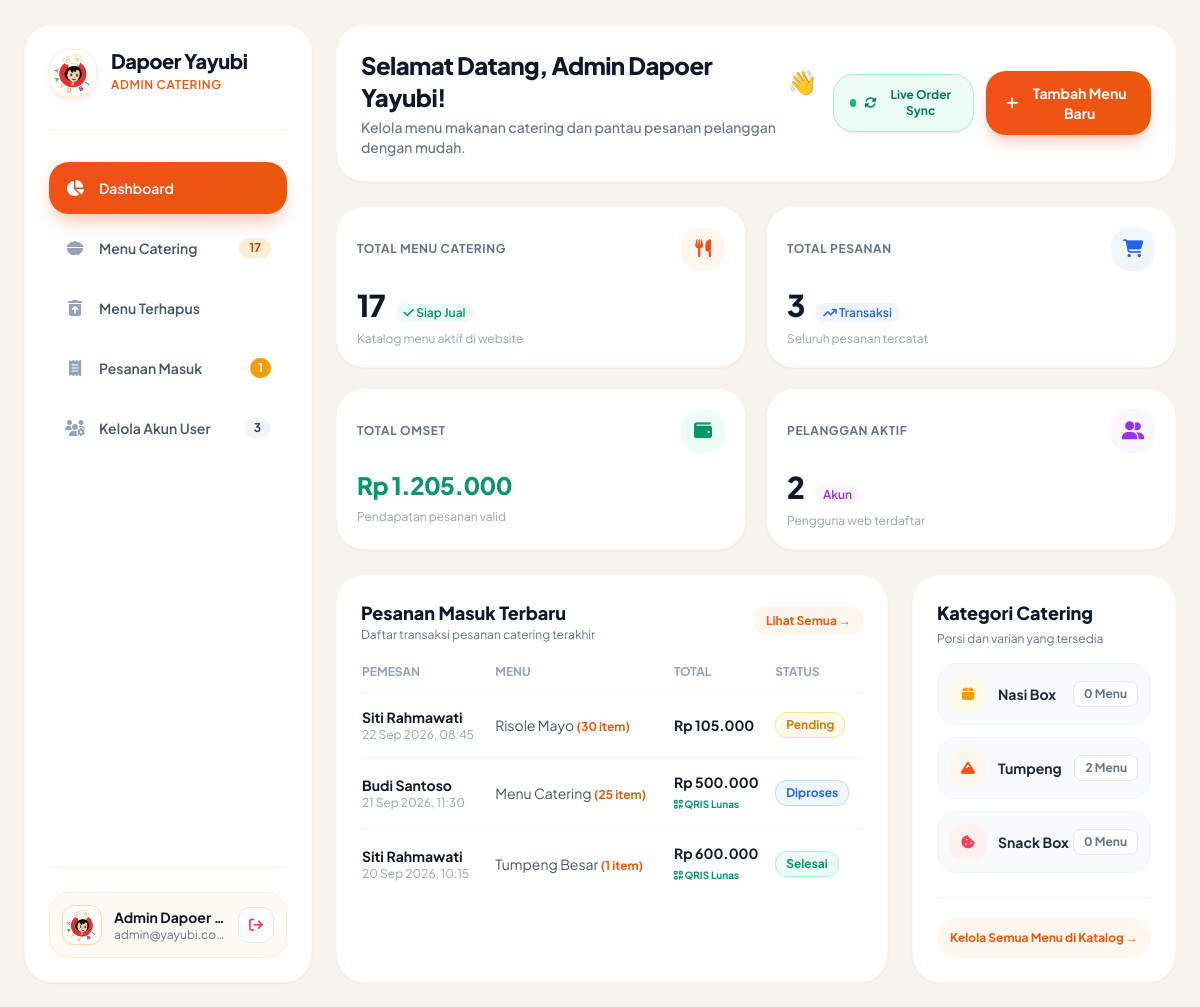
The page /sistem_admin/view/admin/dashboard.php?kategori=Tumpeng (signed in) on the database its author committed.
### tables this page shows
CREATE TABLE `pesanan` (
  `id_pesanan` int(11) NOT NULL AUTO_INCREMENT,
  `id_penjual` int(11) DEFAULT 1,
  `id_pembeli` int(11) DEFAULT NULL,
  `id_produk` int(11) DEFAULT NULL,
  `jumlah` int(11) NOT NULL DEFAULT 1,
  `tanggal_pesanan` datetime DEFAULT current_timestamp(),
  `total_harga` decimal(10,2) NOT NULL DEFAULT 0.00,
  `status` varchar(50) NOT NULL DEFAULT 'Pending',
  `catatan` text DEFAULT NULL,
  PRIMARY KEY (`id_pesanan`),
  KEY `id_penjual` (`id_penjual`),
  KEY `id_pembeli` (`id_pembeli`),
  KEY `id_produk` (`id_produk`),
  CONSTRAINT `pesanan_ibfk_1` FOREIGN KEY (`id_penjual`) REFERENCES `penjual` (`id_penjual`) ON DELETE SET NULL ON UPDATE CASCADE,
  CONSTRAINT `pesanan_ibfk_2` FOREIGN KEY (`id_pembeli`) REFERENCES `pembeli` (`id_pembeli`) ON DELETE SET NULL ON UPDATE CASCADE,
  CONSTRAINT `pesanan_ibfk_3` FOREIGN KEY (`id_produk`) REFERENCES `produk` (`id_produk`) ON DELETE SET NULL ON UPDATE CASCADE
);

CREATE TABLE `pembeli` (
  `id_pembeli` int(11) NOT NULL AUTO_INCREMENT,
  `nama` varchar(255) NOT NULL,
  `email` varchar(255) NOT NULL UNIQUE,
  `password` varchar(255) NOT NULL,
  `no_hp` varchar(20) DEFAULT NULL,
  `alamat` varchar(255) DEFAULT NULL,
  `created_at` timestamp DEFAULT current_timestamp(),
  PRIMARY KEY (`id_pembeli`)
);

CREATE TABLE `produk` (
  `id_produk` int(11) NOT NULL AUTO_INCREMENT,
  `id_penjual` int(11) DEFAULT 1,
  `nama_produk` varchar(100) NOT NULL,
  `kategori` varchar(50) NOT NULL DEFAULT 'Nasi Box',
  `harga` decimal(10,2) NOT NULL DEFAULT 0.00,
  `deskripsi` text DEFAULT NULL,
  `stok` int(11) NOT NULL DEFAULT 0,
  `gambar` varchar(255) DEFAULT 'default.png',
  `status` tinyint(1) NOT NULL DEFAULT 1 COMMENT '1=aktif/tampil, 0=nonaktif/terhapus (soft delete)',
  `created_at` timestamp DEFAULT current_timestamp(),
  PRIMARY KEY (`id_produk`),
  KEY `id_penjual` (`id_penjual`),
  CONSTRAINT `produk_ibfk_1` FOREIGN KEY (`id_penjual`) REFERENCES `penjual` (`id_penjual`) ON DELETE SET NULL ON UPDATE CASCADE
);

### sistem_admin/view/admin/dashboard.php (the view, shortened to what the rows shown need)
<?php
require_once __DIR__ . '/../../controller/produk.controller.php';
require_once __DIR__ . '/../../controller/user.controller.php';
$produkController = new ProdukController($conn);
$produkModel = $produkController->getModel();
$stats = $produkModel->getStatistik();
$pesananList = $produkModel->getAllPesanan();
$adminName = $_SESSION['nama'] ?? 'Admin Catering';
?>
<!DOCTYPE html>
<html lang="id">
<head>
    <link rel="stylesheet" href="https://cdnjs.cloudflare.com/ajax/libs/font-awesome/6.4.2/css/all.min.css">
    <script src="https://cdn.tailwindcss.com"></script>
</head>
<body class="min-h-screen text-slate-800 antialiased flex flex-col lg:flex-row p-3 md:p-6 gap-6">
    <aside class="w-full lg:w-72 bg-white rounded-3xl p-6 shadow-sm border border-brand-100/60 flex flex-col justify-between shrink-0">
        <div>
            <div class="flex items-center gap-3.5 pb-8 border-b border-orange-50">
                <div>
                    <h1 class="font-extrabold text-xl tracking-tight text-slate-900 leading-none">Dapoer Yayubi</h1>
                </div>
            </div>
            <nav class="mt-8 space-y-2" id="sidebar-nav">
                <button onclick="switchTab('tab-pesanan')" id="nav-pesanan" class="nav-btn w-full flex items-center gap-3.5 px-4 py-3.5 rounded-2xl font-semibold text-sm text-slate-600 hover:bg-brand-50 hover:text-brand-600 transition-all duration-200">
                    <i class="fa-solid fa-receipt text-base w-5 text-center text-slate-400"></i>
                    <span>Pesanan Masuk</span>
                    <?php if ($stats['pesanan_pending'] > 0): ?>
                        <span class="ml-auto bg-amber-500 text-white text-xs px-2 py-0.5 rounded-full font-bold animate-pulse"><?php echo $stats['pesanan_pending']; ?></span>
                    <?php endif; ?>
                </button>
            </nav>
        </div>
    </aside>
    <main class="flex-1 flex flex-col gap-6 overflow-hidden">
        <header class="bg-white rounded-3xl p-5 md:p-6 shadow-sm border border-brand-100/60 flex flex-col md:flex-row items-start md:items-center justify-between gap-4">
            <div>
                <h2 class="text-2xl font-extrabold text-slate-900 tracking-tight flex items-center gap-2">
                    Selamat Datang, <?php echo htmlspecialchars($adminName); ?>! <span class="inline-block animate-bounce">👋</span>
                </h2>
            </div>
        </header>
        <section id="tab-dashboard" class="tab-content space-y-6">
            <div class="grid grid-cols-1 sm:grid-cols-2 xl:grid-cols-4 gap-5">
                <div class="bg-white rounded-3xl p-5 border border-brand-100/60 shadow-sm relative overflow-hidden group hover:shadow-md transition-all">
                    <div class="mt-4">
                        <span class="text-3xl font-extrabold text-slate-900 tracking-tight"><?php echo $stats['total_pesanan']; ?></span>
                        <span class="text-xs font-semibold text-blue-600 ml-2 bg-blue-50 px-2 py-0.5 rounded-full">
                            <i class="fa-solid fa-arrow-trend-up"></i> Transaksi
                        </span>
                    </div>
                </div>
            </div>
            <div class="grid grid-cols-1 lg:grid-cols-3 gap-6">
                <div class="lg:col-span-2 bg-white rounded-3xl p-6 border border-brand-100/60 shadow-sm">
                    <div class="overflow-x-auto">
                        <table class="w-full text-left text-sm">
                            <thead class="text-xs uppercase text-slate-400 border-b border-slate-100 font-bold">
                                <tr>
                                    <th class="pb-3">Pemesan</th>
                                    <th class="pb-3">Menu</th>
                                    <th class="pb-3">Total</th>
                                    <th class="pb-3">Status</th>
                                </tr>
                            </thead>
                            <tbody class="divide-y divide-slate-100">
                                <?php if (empty($pesananList)): ?>
                                    <tr>
                                        <td colspan="4" class="py-6 text-center text-slate-400 text-xs">Belum ada pesanan masuk.</td>
                                    </tr>
                                <?php else: ?>
                                    <?php foreach (array_slice($pesananList, 0, 4) as $p): ?>
                                        <tr class="hover:bg-slate-50/60 transition">
                                            <td class="py-3.5 font-bold text-slate-900">
                                                <?php echo htmlspecialchars($p['nama_pembeli'] ?? 'Pelanggan'); ?>
                                                <div class="text-xs font-normal text-slate-400"><?php echo date('d M Y, H:i', strtotime($p['tanggal_pesanan'])); ?></div>
                                            </td>
                                            <td class="py-3.5 text-slate-600">
                                                <?php
                                                    $menuDipilih = $p['nama_produk'] ?? 'Menu Catering';
                                                    echo htmlspecialchars($menuDipilih);
                                                ?>
                                                <span class="text-xs font-bold text-brand-600">(<?php echo $p['jumlah']; ?> item)</span>
                                            </td>
                                            <td class="py-3.5 font-bold text-slate-900">
                                                Rp <?php echo number_format($p['total_harga'], 0, ',', '.'); ?>
                                                <?php if ((!empty($p['status_pembayaran']) && $p['status_pembayaran'] === 'Lunas') || $p['status'] === 'Dibayar'): ?>
                                                    <div class="text-[10px] font-bold text-emerald-600 mt-0.5"><i class="fa-solid fa-qrcode"></i> QRIS Lunas</div>
                                                <?php endif; ?>
                                            </td>
                                            <td class="py-3.5">
                                                <?php
                                                    $st = $p['status'];
                                                    $badgeColor = 'bg-amber-50 text-amber-600 border-amber-200';
                                                    if ($st === 'Diproses') $badgeColor = 'bg-blue-50 text-blue-600 border-blue-200';
                                                    if ($st === 'Selesai') $badgeColor = 'bg-emerald-50 text-emerald-600 border-emerald-200';
                                                ?>
                                                <span class="inline-block px-2.5 py-1 rounded-xl text-xs font-bold border <?php echo $badgeColor; ?>">
                                                    <?php echo $st; ?>
                                                </span>
                                            </td>
                                        </tr>
                                    <?php endforeach; ?>
                                <?php endif; ?>
                            </tbody>
                        </table>
                    </div>
                </div>
            </div>
        </section>
    </main>
</body>
</html>

### rows shown on the page
pesanan: id_penjual "1", id_produk "3", id_pembeli.nama "Budi Santoso", tanggal_pesanan "21 Sep 2026, 11:30", menuDipilih "Menu Catering", jumlah "25", total_harga "500.000", shows "QRIS Lunas", status "Diproses"
pesanan: id_pembeli.nama "Siti Rahmawati", tanggal_pesanan "22 Sep 2026, 08:45", id_produk.nama_produk "Risole Mayo", jumlah "30", total_harga "105.000", status "Pending"
pesanan: id_pembeli.nama "Siti Rahmawati", tanggal_pesanan "20 Sep 2026, 10:15", id_produk.nama_produk "Tumpeng Besar", jumlah "1", total_harga "600.000", shows "QRIS Lunas", status "Selesai"

### other values the page prints
$stats['total_menu'] "17"
count($userList) "3"
$adminName "Admin Dapoer…"
$adminEmail "admin@yayubi.com"
$adminName "Admin Dapoer Yayubi"
$stats['total_omset'] "1.205.000"
$stats['total_pelanggan'] "2"
$cat['name'] "Nasi Box"
$cnt "0"
$cat['name'] "Tumpeng"
$cnt "2"
$cat['name'] "Snack Box"
